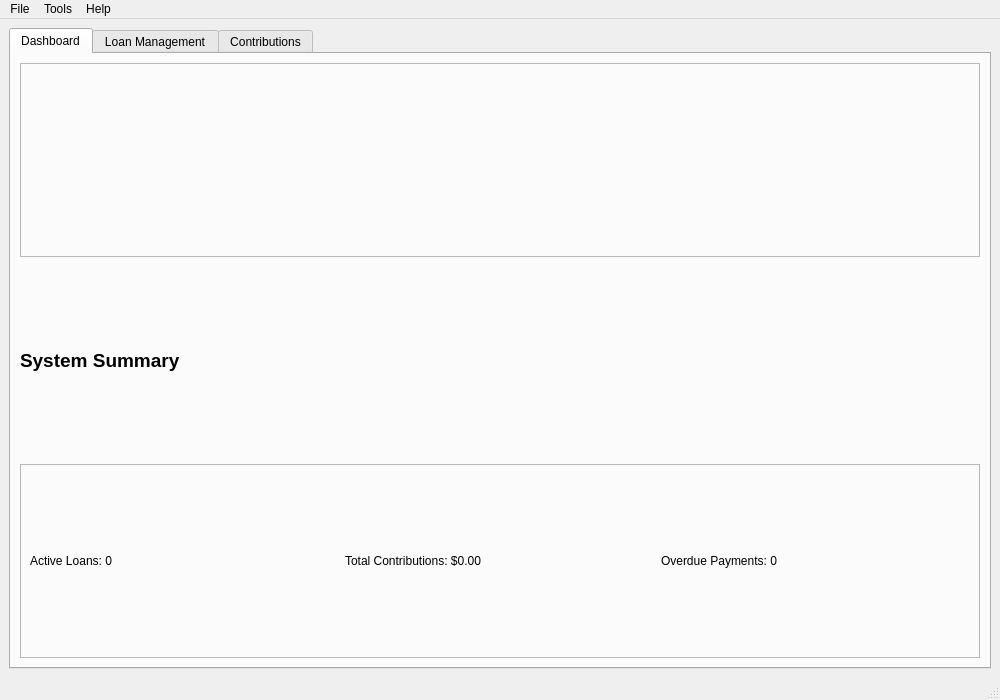
<?xml version="1.0" encoding="UTF-8"?>
<ui version="4.0">
 <class>MainWindow</class>
 <widget class="QMainWindow" name="MainWindow">
  <property name="geometry">
   <rect>
    <x>0</x>
    <y>0</y>
    <width>1000</width>
    <height>700</height>
   </rect>
  </property>
  <property name="windowTitle">
   <string>Loan and Contribution Management System</string>
  </property>
  <widget class="QWidget" name="centralwidget">
   <layout class="QVBoxLayout" name="verticalLayout">
    <item>
     <widget class="QTabWidget" name="main_tabs">
      <property name="currentIndex">
       <number>0</number>
      </property>
      <widget class="QWidget" name="dashboard_tab">
       <attribute name="title">
        <string>Dashboard</string>
       </attribute>
       <layout class="QVBoxLayout" name="verticalLayout_2">
        <item>
         <widget class="QFrame" name="frame">
          <property name="frameShape">
           <enum>QFrame::Shape::StyledPanel</enum>
          </property>
          <property name="frameShadow">
           <enum>QFrame::Shadow::Raised</enum>
          </property>
          <layout class="QHBoxLayout" name="horizontalLayout">
           <item>
            <widget class="QChartView" name="loans_chart" native="true"/>
           </item>
           <item>
            <widget class="QChartView" name="contributions_chart" native="true"/>
           </item>
          </layout>
         </widget>
        </item>
        <item>
         <layout class="QVBoxLayout" name="contribution_chart_layout"/>
        </item>
        <item>
         <layout class="QVBoxLayout" name="loan_chart_layout"/>
        </item>
        <item>
         <widget class="QLabel" name="summary_label">
          <property name="font">
           <font>
            <pointsize>14</pointsize>
            <bold>true</bold>
           </font>
          </property>
          <property name="text">
           <string>System Summary</string>
          </property>
         </widget>
        </item>
        <item>
         <widget class="QFrame" name="frame_2">
          <property name="frameShape">
           <enum>QFrame::Shape::StyledPanel</enum>
          </property>
          <property name="frameShadow">
           <enum>QFrame::Shadow::Raised</enum>
          </property>
          <layout class="QHBoxLayout" name="horizontalLayout_2">
           <item>
            <widget class="QLabel" name="active_loans_label">
             <property name="text">
              <string>Active Loans: 0</string>
             </property>
            </widget>
           </item>
           <item>
            <widget class="QLabel" name="total_contributions_label">
             <property name="text">
              <string>Total Contributions: $0.00</string>
             </property>
            </widget>
           </item>
           <item>
            <widget class="QLabel" name="overdue_label">
             <property name="text">
              <string>Overdue Payments: 0</string>
             </property>
            </widget>
           </item>
          </layout>
         </widget>
        </item>
       </layout>
      </widget>
      <widget class="QWidget" name="loans_tab">
       <attribute name="title">
        <string>Loan Management</string>
       </attribute>
       <layout class="QVBoxLayout" name="verticalLayout_3">
        <item>
         <widget class="QFrame" name="frame_3">
          <property name="frameShape">
           <enum>QFrame::Shape::StyledPanel</enum>
          </property>
          <property name="frameShadow">
           <enum>QFrame::Shadow::Raised</enum>
          </property>
          <layout class="QHBoxLayout" name="horizontalLayout_3">
           <item>
            <widget class="QPushButton" name="add_loan_btn">
             <property name="text">
              <string>Add New Loan</string>
             </property>
            </widget>
           </item>
           <item>
            <widget class="QPushButton" name="approve_loan_btn">
             <property name="text">
              <string>Approve Loan</string>
             </property>
            </widget>
           </item>
           <item>
            <widget class="QPushButton" name="generate_report_btn">
             <property name="text">
              <string>Generate Report</string>
             </property>
            </widget>
           </item>
          </layout>
         </widget>
        </item>
        <item>
         <widget class="QTableWidget" name="loans_table">
          <column>
           <property name="text">
            <string>ID</string>
           </property>
          </column>
          <column>
           <property name="text">
            <string>Borrower</string>
           </property>
          </column>
          <column>
           <property name="text">
            <string>Amount</string>
           </property>
          </column>
          <column>
           <property name="text">
            <string>Status</string>
           </property>
          </column>
          <column>
           <property name="text">
            <string>Due Date</string>
           </property>
          </column>
         </widget>
        </item>
       </layout>
      </widget>
      <widget class="QWidget" name="contributions_tab">
       <attribute name="title">
        <string>Contributions</string>
       </attribute>
       <layout class="QVBoxLayout" name="verticalLayout_4">
        <item>
         <widget class="QFrame" name="frame_4">
          <property name="frameShape">
           <enum>QFrame::Shape::StyledPanel</enum>
          </property>
          <property name="frameShadow">
           <enum>QFrame::Shadow::Raised</enum>
          </property>
          <layout class="QHBoxLayout" name="horizontalLayout_4">
           <item>
            <widget class="QDateEdit" name="from_date_edit"/>
           </item>
           <item>
            <widget class="QDateEdit" name="to_date_edit"/>
           </item>
           <item>
            <widget class="QPushButton" name="filter_contributions_btn">
             <property name="text">
              <string>Filter</string>
             </property>
            </widget>
           </item>
           <item>
            <widget class="QPushButton" name="export_contributions_btn">
             <property name="text">
              <string>Export to Excel</string>
             </property>
            </widget>
           </item>
          </layout>
         </widget>
        </item>
        <item>
         <widget class="QTableWidget" name="contributions_table">
          <column>
           <property name="text">
            <string>Contribution ID</string>
           </property>
          </column>
          <column>
           <property name="text">
            <string>Member</string>
           </property>
          </column>
          <column>
           <property name="text">
            <string>Amount</string>
           </property>
          </column>
          <column>
           <property name="text">
            <string>Date</string>
           </property>
          </column>
          <column>
           <property name="text">
            <string>Interest</string>
           </property>
          </column>
         </widget>
        </item>
        <item>
         <widget class="QPushButton" name="add_contribution_btn">
          <property name="text">
           <string>Add Contribution</string>
          </property>
         </widget>
        </item>
       </layout>
      </widget>
     </widget>
    </item>
   </layout>
  </widget>
  <widget class="QMenuBar" name="menubar">
   <property name="geometry">
    <rect>
     <x>0</x>
     <y>0</y>
     <width>1000</width>
     <height>22</height>
    </rect>
   </property>
   <widget class="QMenu" name="menuFile">
    <property name="title">
     <string>File</string>
    </property>
    <addaction name="actionLogout"/>
    <addaction name="actionExit"/>
    <addaction name="actionExportReport"/>
   </widget>
   <widget class="QMenu" name="menuTools">
    <property name="title">
     <string>Tools</string>
    </property>
    <addaction name="actionManageMembers"/>
    <addaction name="actionSettings"/>
   </widget>
   <widget class="QMenu" name="menuHelp">
    <property name="title">
     <string>Help</string>
    </property>
    <addaction name="actionAbout"/>
   </widget>
   <addaction name="menuFile"/>
   <addaction name="menuTools"/>
   <addaction name="menuHelp"/>
  </widget>
  <widget class="QStatusBar" name="statusbar"/>
  <action name="actionLogout">
   <property name="text">
    <string>Logout</string>
   </property>
  </action>
  <action name="actionExit">
   <property name="text">
    <string>Exit</string>
   </property>
  </action>
  <action name="actionSettings">
   <property name="text">
    <string>Settings</string>
   </property>
  </action>
  <action name="actionAbout">
   <property name="text">
    <string>About</string>
   </property>
  </action>
  <action name="actionManageMembers">
   <property name="text">
    <string>Manage Members</string>
   </property>
  </action>
  <action name="actionExportReport">
   <property name="text">
    <string>Export Loan Report</string>
   </property>
  </action>
 </widget>
 <customwidgets>
  <customwidget>
   <class>QChartView</class>
   <extends>QWidget</extends>
   <header>qchartview.h</header>
  </customwidget>
 </customwidgets>
 <resources/>
 <connections/>
</ui>
